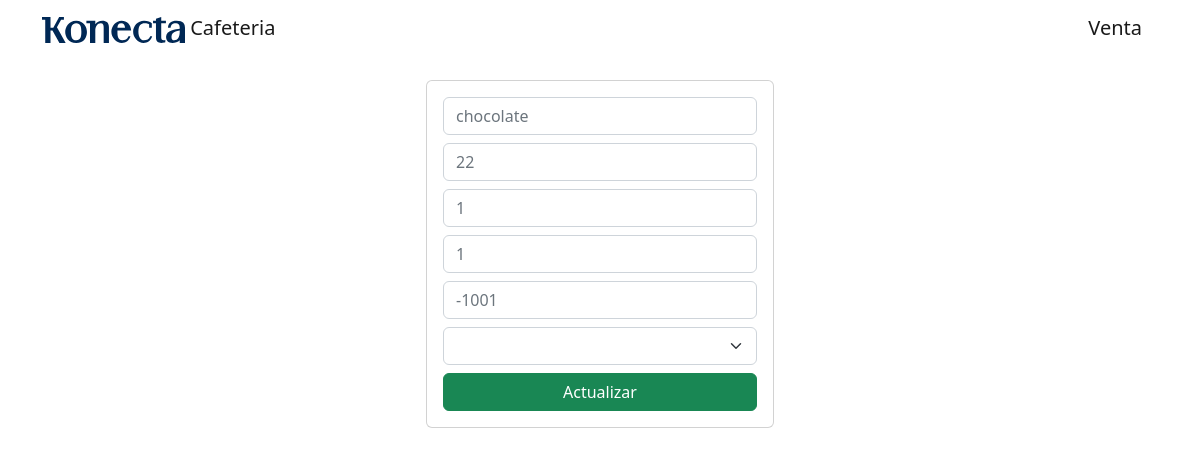
The app's page /edit.php?id=42 with its own data.
### tables this page shows
CREATE TABLE `productos` (
  `id` int(11) NOT NULL,
  `nombre_producto` text NOT NULL,
  `referencia` varchar(100) NOT NULL,
  `precio` int(11) NOT NULL,
  `peso` int(11) NOT NULL,
  `stock` int(50) NOT NULL,
  `ventas` int(50) NOT NULL,
  `categoriaId` int(11) NOT NULL,
  `create_at` timestamp NOT NULL DEFAULT current_timestamp() ON UPDATE current_timestamp()
);

CREATE TABLE `categorias` (
  `id` int(11) NOT NULL,
  `categoria` varchar(50) NOT NULL
);

### edit.php (the view, shortened to what this page needs)
<?php
include('db.php');
if (isset($_GET['id'])) {
    $id = $_GET['id'];
    $query = "SELECT * FROM productos INNER JOIN categorias ON productos.categoriaId = categorias.id WHERE productos.id = $id";
    $result = mysqli_query($conn, $query);
    if (mysqli_num_rows($result) == 1) {
        $row = mysqli_fetch_array($result);
        $producto = $row['nombre_producto'];
        $referencia = $row['referencia'];
        $precio = $row['precio'];
        $peso = $row['peso'];
        $stock = $row['stock'];
        $categoria = $row['id'];
    }
}
?>
<?php
include('includes/header.php'); ?>
<div class="container p-4">
    <div class="row">
        <div class="col-md-4 mx-auto">
            <div class="card card-body">
                <form action="edit.php?id=<?php echo $_GET['id']; ?>" method="POST">
                    <div class="form-group ">
                        <input type="text" name="producto" value="<?php $producto ?>" class="form-control" placeholder="<?php echo $producto ?>">
                    </div>
                    <div class="form-group mt-2">
                        <input type="text" name="referencia" value="<?php $referencia ?>" class="form-control" placeholder=<?php echo $referencia ?>>
                    </div>
                    <div class="form-group  mt-2">
                        <input type="number" name="precio" value="<?php $precio ?>" class="form-control" placeholder=<?php echo $precio ?>>
                    </div>
                    <div class="form-group  mt-2">
                        <input type="number" name="peso" value="<?php $peso ?>" class="form-control" placeholder=<?php echo $peso ?>>
                    </div>
                    <div class="form-group  mt-2">
                        <input type="number" name="stock" value="<?php $stock ?>" class="form-control" placeholder=<?php echo $stock ?>>
                    </div>
                    <select class="form-select  mt-2 " aria-label=".form-select-sm example" value="<?php echo $categoria ?>" name="categorias">
                        <option selected disabled><?php $categoria ?></option>
                        <?php $querySelectCategorias = "SELECT id, categoria FROM categorias";
                        $result_SelectCategorias = mysqli_query($conn, $querySelectCategorias);
                        while ($row = mysqli_fetch_array($result_SelectCategorias)) {
                        ?>
                            <option value="<?php echo $row['id'] ?>"><?php echo $row['categoria'] ?></option>
                        <?php }
                        ?>
                    </select>
                    <div class="d-grid gap-2">
                        <input type="submit" class="btn btn-success  mt-2 " name="actualizaProducto" value="Actualizar">
                    </div>
                </form>
            </div>
        </div>
    </div>
</div>
<?php include('includes/footer.php');
?>

### records on screen
productos: producto "chocolate", referencia "22", precio "1", peso "1", stock "-1001"
